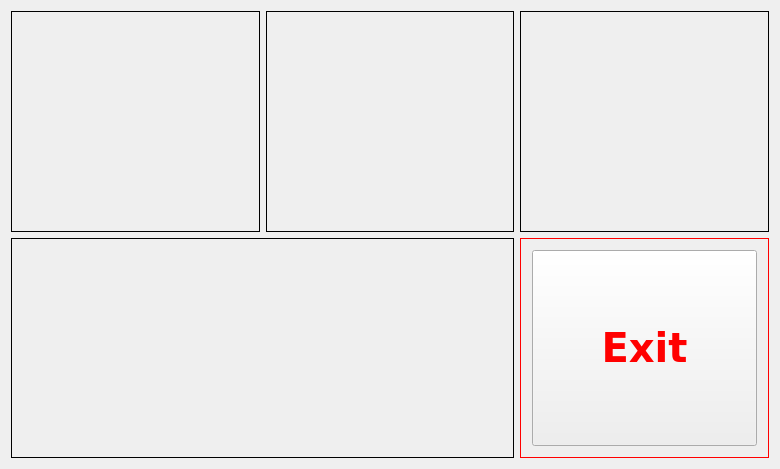
<?xml version="1.0" encoding="UTF-8"?>
<ui version="4.0">
 <class>MainWindow</class>
 <widget class="QMainWindow" name="MainWindow">
  <property name="enabled">
   <bool>true</bool>
  </property>
  <property name="geometry">
   <rect>
    <x>0</x>
    <y>0</y>
    <width>780</width>
    <height>469</height>
   </rect>
  </property>
  <property name="windowTitle">
   <string>FA Gun</string>
  </property>
  <property name="styleSheet">
   <string notr="true"/>
  </property>
  <widget class="QWidget" name="centralWidget">
   <layout class="QGridLayout" name="gridLayout">
    <item row="0" column="0">
     <widget class="FrameTDA" name="frameTDA">
      <property name="frameShape">
       <enum>QFrame::Box</enum>
      </property>
      <property name="frameShadow">
       <enum>QFrame::Plain</enum>
      </property>
     </widget>
    </item>
    <item row="0" column="1">
     <widget class="FrameWAP" name="frameBottomWAP">
      <property name="frameShape">
       <enum>QFrame::Box</enum>
      </property>
      <property name="frameShadow">
       <enum>QFrame::Plain</enum>
      </property>
     </widget>
    </item>
    <item row="0" column="2">
     <widget class="FrameGun" name="frameBottomGun">
      <property name="frameShape">
       <enum>QFrame::Box</enum>
      </property>
      <property name="frameShadow">
       <enum>QFrame::Plain</enum>
      </property>
     </widget>
    </item>
    <item row="1" column="0" colspan="2">
     <widget class="FrameOSD" name="frameBottomOSD">
      <property name="enabled">
       <bool>true</bool>
      </property>
      <property name="styleSheet">
       <string notr="true"/>
      </property>
      <property name="frameShape">
       <enum>QFrame::Panel</enum>
      </property>
      <property name="frameShadow">
       <enum>QFrame::Plain</enum>
      </property>
     </widget>
    </item>
    <item row="1" column="2">
     <widget class="QFrame" name="frameBottomClose">
      <property name="styleSheet">
       <string notr="true">color: rgb(255, 0, 0);</string>
      </property>
      <property name="frameShape">
       <enum>QFrame::Box</enum>
      </property>
      <property name="frameShadow">
       <enum>QFrame::Plain</enum>
      </property>
      <layout class="QGridLayout" name="gridLayout_2">
       <item row="0" column="0">
        <widget class="QPushButton" name="pushButtonExit">
         <property name="sizePolicy">
          <sizepolicy hsizetype="Preferred" vsizetype="Preferred">
           <horstretch>0</horstretch>
           <verstretch>0</verstretch>
          </sizepolicy>
         </property>
         <property name="font">
          <font>
           <family>DejaVu Sans</family>
           <pointsize>30</pointsize>
           <weight>75</weight>
           <italic>false</italic>
           <bold>true</bold>
          </font>
         </property>
         <property name="styleSheet">
          <string notr="true">color: rgb(255, 0, 0);</string>
         </property>
         <property name="text">
          <string>Exit</string>
         </property>
        </widget>
       </item>
      </layout>
     </widget>
    </item>
   </layout>
  </widget>
 </widget>
 <layoutdefault spacing="6" margin="11"/>
 <customwidgets>
  <customwidget>
   <class>FrameGun</class>
   <extends>QFrame</extends>
   <header>src/view/panel/gun/framegun.h</header>
   <container>1</container>
  </customwidget>
  <customwidget>
   <class>FrameOSD</class>
   <extends>QFrame</extends>
   <header>src/view/panel/osd/frameosd.h</header>
   <container>1</container>
  </customwidget>
  <customwidget>
   <class>FrameWAP</class>
   <extends>QFrame</extends>
   <header>src/view/panel/wap/framewap.h</header>
   <container>1</container>
  </customwidget>
  <customwidget>
   <class>FrameTDA</class>
   <extends>QFrame</extends>
   <header>src/view/tda/frametda.h</header>
   <container>1</container>
  </customwidget>
 </customwidgets>
 <resources/>
 <connections/>
</ui>
